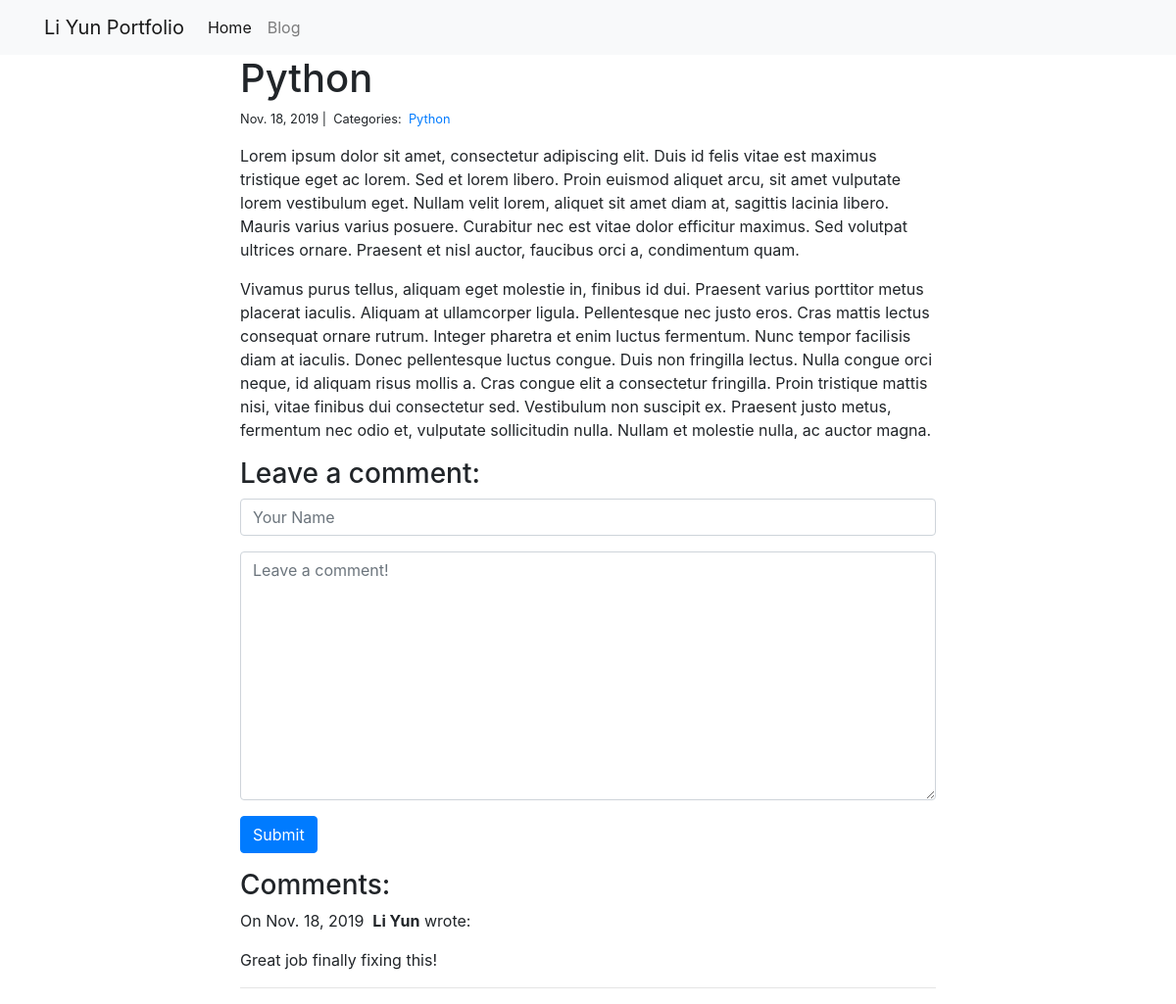
The page /projects/blog/1/ on the database as committed earlier.
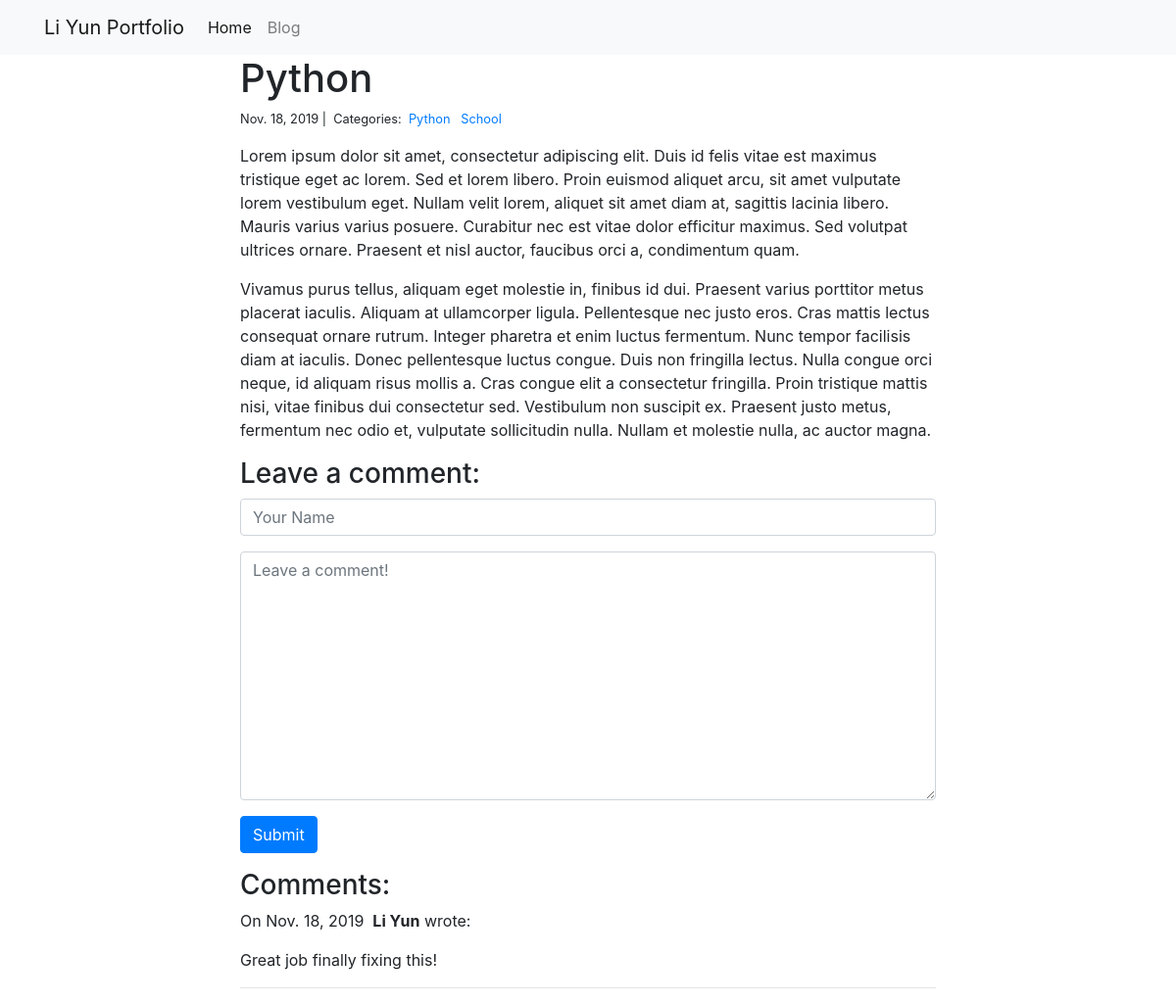
The same page on the database as committed later.
### blog/models.py (models this page shows)
class Post(models.Model):
    title = models.CharField(max_length=255)
    body = models.TextField()
    created_on = models.DateTimeField(auto_now_add=True)
    last_modified = models.DateTimeField(auto_now=True)
    categories = models.ManyToManyField('Category', related_name='posts')

class Category(models.Model):
    name = models.CharField(max_length=20)

class Comment(models.Model):
    author = models.CharField(max_length=60)
    body = models.TextField()
    created_on = models.DateTimeField(auto_now_add=True)
    post = models.ForeignKey('Post', on_delete=models.CASCADE)

### blog/views.py (the view, shortened to what this page needs)
# urls.py: path("<int:pk>/", views.blog_detail, name="blog_detail"),
def blog_detail(request, pk):
    post = Post.objects.get(pk=pk)
    comments = Comment.objects.filter(post=post)
    form = CommentForm()
    context = {"post": post, "comments": comments, "form": form}
    return render(request, "blog_detail.html", context)

### blog/forms.py
class CommentForm(forms.Form):
    author = forms.CharField(
        max_length=60,
        widget=forms.TextInput(attrs={
            "class": "form-control",
            "placeholder": "Your Name"
        })
    )
    body = forms.CharField(widget=forms.Textarea(
        attrs={
            "class": "form-control",
            "placeholder": "Leave a comment!"
        })
    )

### blog/templates/blog_detail.html (shortened to what this page needs)
{% extends "base.html" %}
{% block page_content %}
<div class="col-md-8 offset-md-2">
    <h1>{{ post.title }}</h1>
    <small>
        {{ post.created_on.date }} |&nbsp;
        Categories:&nbsp;
        {% for category in post.categories.all %}
        <a href="{% url 'blog_category' category.name %}">
            {{ category.name }}
        </a>&nbsp;
        {% endfor %}
    </small>
    <p>{{ post.body | linebreaks }}</p>
    <h3>Leave a comment:</h3>
    <form action="/blog/{{ post.pk }}/" method="post">
        <div class="form-group">
            {{ form.author }}
        </div>
        <div class="form-group">
            {{ form.body }}
        </div>
        <button type="submit" class="btn btn-primary">Submit</button>
    </form>
    <h3>Comments:</h3>
    {% for comment in comments %}
    <p>
        On {{comment.created_on.date }}&nbsp;
        <b>{{ comment.author }}</b> wrote:
    </p>
    <p>{{ comment.body }}</p>
    <hr>
    {% endfor %}
</div>
{% endblock %}

### personal_portfolio/templates/base.html (shortened to what this page needs)
<link rel="stylesheet" href="https://stackpath.bootstrapcdn.com/bootstrap/4.1.3/css/bootstrap.min.css">
<nav class="navbar navbar-expand-lg navbar-light bg-light">
    <div class="container">
        <a class="navbar-brand" href="{% url 'project_index' %}">Li Yun Portfolio</a>
        <div class="collapse navbar-collapse" id="navbarSupportedContent">
          <ul class="navbar-nav mr-auto">
            <li class="nav-item active">
              <a class="nav-link" href="{% url 'project_index' %}">Home</a>
            </li>
            <li class="nav-item">
              <a class="nav-link" href="{% url 'blog_index' %}">Blog</a>
            </li>
          </ul>
        </div>
    </div>
</nav>
<div class="container">
    {% block page_content %}{% endblock %}
</div>

Rows that differ between the two databases and show on the page:
added Category: name "School"
